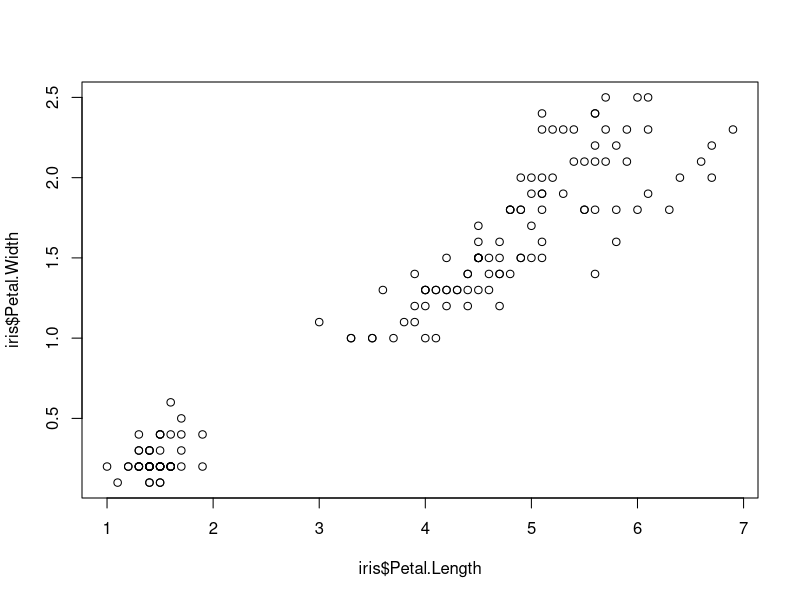
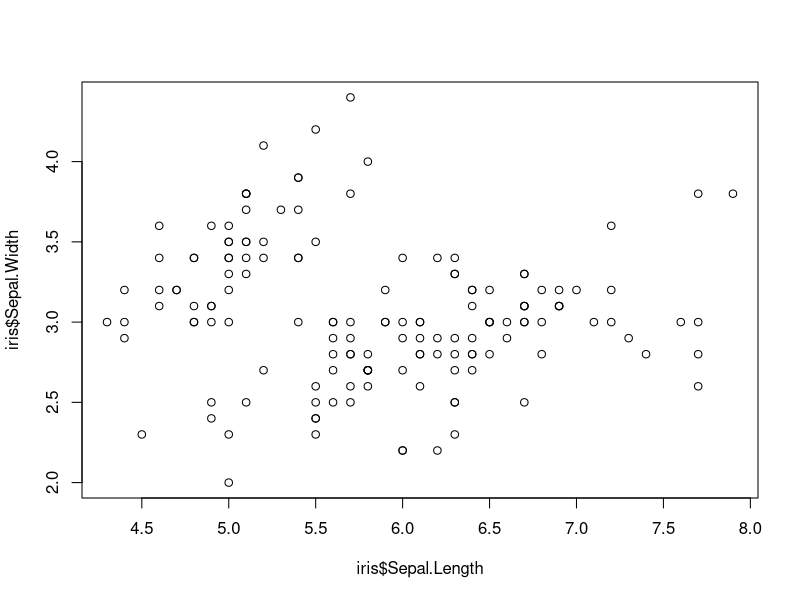
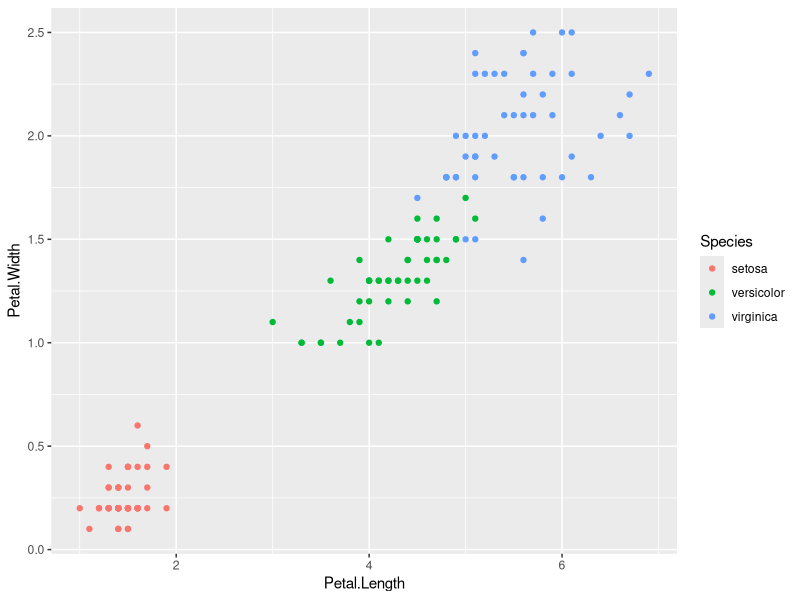
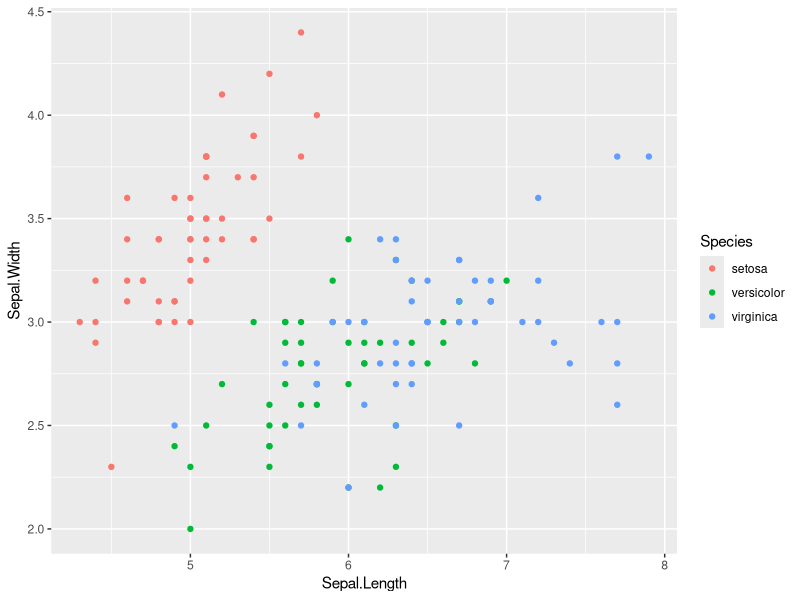
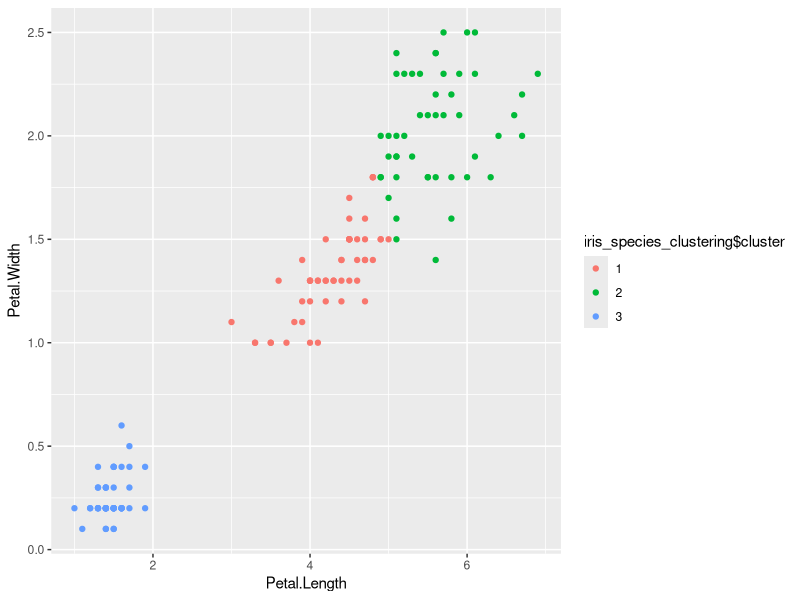

Write the R code that produced these figures, in order.
#Install graphical suite
install.packages("ggplot2")

#Install tidyverse
install.packages("tidyverse")

#Load Iris Dataset
library(datasets)

#structure of the data set
str(iris)

#names
names(iris)

#observe the data values
head(iris)
tail(iris)
iris
iris$Species

#summary statistics of Iris flower petal and sepals lengths and widths
summary(iris$Sepal.Length)
summary(iris$Sepal.Width)
summary(iris$Petal.Length)
summary(iris$Petal.Width)

#Plot a scatterplot sepal length vs width and petal length vs width

plot (iris$Petal.Length, iris$Petal.Width)

plot(iris$Sepal.Length, iris$Sepal.Width)

#use ggplot2
library(ggplot2)
ggplot(iris, aes(Petal.Length, Petal.Width, color=Species))+geom_point()


ggplot(iris,aes(Sepal.Length, Sepal.Width, color=Species))+ geom_point() 


#lets apply clustering, set a random number generator
# syntax for KMeans(x, centers, iter.max=10, num.seeds=20)

set.seed(20)
iris_species_clustering <- kmeans(iris[3:4], 3, nstart=20)
iris_species_clustering

#plot the result compare it with species cluster

table (iris_species_clustering$cluster, iris$Species)

#Plot on a graph

iris_species_clustering$cluster <- as.factor(iris_species_clustering$cluster)

ggplot(iris, aes(Petal.Length, Petal.Width, color = iris_species_clustering$cluster))+geom_point()
